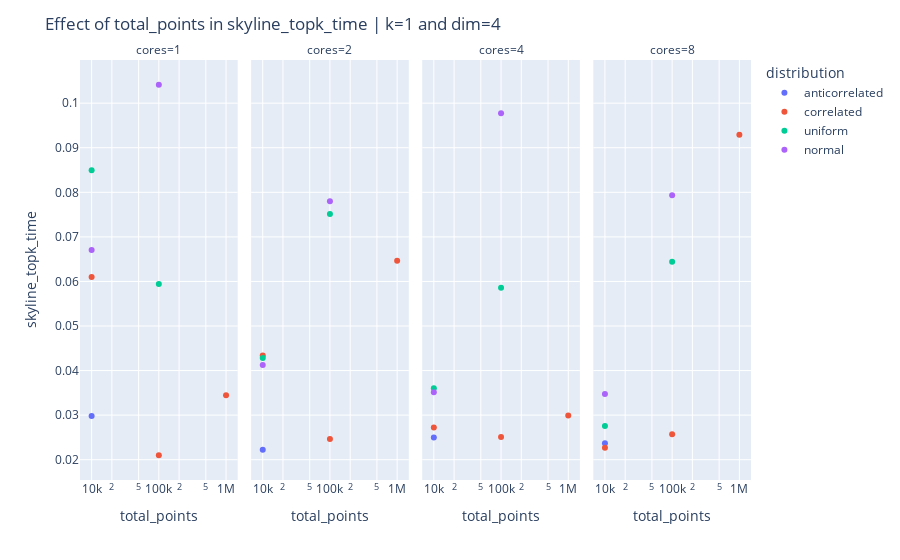

Here is the notebook cell this chart was saved with:
### Markdown cell above
### Total points effect

### Code cell
# Scatter plots

# FIX: k effect, dim
# Study: total_points


experiment_times_subset = experiment_times[(experiment_times["dim"]==10) &
                                           (experiment_times["k"]==1)]

print(f"Select {len(experiment_times_subset)} experiments")

fig = px.scatter(experiment_times_subset,
                 x="total_points",
                 y=feature_time,
                 log_x=True,
                 color="distribution",
                 facet_col="cores")

fig.update_layout(
    title=f"Effect of total_points in {feature_time} | k=1 and dim=4",
)
    
fig.show()

### Figure 1 — Plotly figure (JSON) as saved in the notebook; plotly's stock layout.template omitted (floating-point values rounded to 4 significant figures)
{"data": [{"hovertemplate": "distribution=anticorrelated<br>cores=1<br>total_points=%{x}<br>skyline_topk_time=%{y}<extra></extra>", "legendgroup": "anticorrelated", "marker": {"color": "#636efa", "symbol": "circle"}, "mode": "markers", "name": "anticorrelated", "orientation": "v", "showlegend": true, "type": "scatter", "x": [10000], "xaxis": "x", "y": [0.02982], "yaxis": "y"}, {"hovertemplate": "distribution=anticorrelated<br>cores=2<br>total_points=%{x}<br>skyline_topk_time=%{y}<extra></extra>", "legendgroup": "anticorrelated", "marker": {"color": "#636efa", "symbol": "circle"}, "mode": "markers", "name": "anticorrelated", "orientation": "v", "showlegend": false, "type": "scatter", "x": [10000], "xaxis": "x2", "y": [0.02226], "yaxis": "y2"}, {"hovertemplate": "distribution=anticorrelated<br>cores=4<br>total_points=%{x}<br>skyline_topk_time=%{y}<extra></extra>", "legendgroup": "anticorrelated", "marker": {"color": "#636efa", "symbol": "circle"}, "mode": "markers", "name": "anticorrelated", "orientation": "v", "showlegend": false, "type": "scatter", "x": [10000], "xaxis": "x3", "y": [0.02499], "yaxis": "y3"}, {"hovertemplate": "distribution=anticorrelated<br>cores=8<br>total_points=%{x}<br>skyline_topk_time=%{y}<extra></extra>", "legendgroup": "anticorrelated", "marker": {"color": "#636efa", "symbol": "circle"}, "mode": "markers", "name": "anticorrelated", "orientation": "v", "showlegend": false, "type": "scatter", "x": [10000], "xaxis": "x4", "y": [0.0237], "yaxis": "y4"}, {"hovertemplate": "distribution=correlated<br>cores=1<br>total_points=%{x}<br>skyline_topk_time=%{y}<extra></extra>", "legendgroup": "correlated", "marker": {"color": "#EF553B", "symbol": "circle"}, "mode": "markers", "name": "correlated", "orientation": "v", "showlegend": true, "type": "scatter", "x": [1000000, 100000, 10000], "xaxis": "x", "y": [0.03445, 0.021, 0.06099], "yaxis": "y"}, {"hovertemplate": "distribution=correlated<br>cores=2<br>total_points=%{x}<br>skyline_topk_time=%{y}<extra></extra>", "legendgroup": "correlated", "marker": {"color": "#EF553B", "symbol": "circle"}, "mode": "markers", "name": "correlated", "orientation": "v", "showlegend": false, "type": "scatter", "x": [1000000, 100000, 10000], "xaxis": "x2", "y": [0.06462, 0.02465, 0.04341], "yaxis": "y2"}, {"hovertemplate": "distribution=correlated<br>cores=4<br>total_points=%{x}<br>skyline_topk_time=%{y}<extra></extra>", "legendgroup": "correlated", "marker": {"color": "#EF553B", "symbol": "circle"}, "mode": "markers", "name": "correlated", "orientation": "v", "showlegend": false, "type": "scatter", "x": [1000000, 100000, 10000], "xaxis": "x3", "y": [0.02993, 0.02508, 0.02722], "yaxis": "y3"}, {"hovertemplate": "distribution=correlated<br>cores=8<br>total_points=%{x}<br>skyline_topk_time=%{y}<extra></extra>", "legendgroup": "correlated", "marker": {"color": "#EF553B", "symbol": "circle"}, "mode": "markers", "name": "correlated", "orientation": "v", "showlegend": false, "type": "scatter", "x": [1000000, 100000, 10000], "xaxis": "x4", "y": [0.09289, 0.02572, 0.02268], "yaxis": "y4"}, {"hovertemplate": "distribution=uniform<br>cores=1<br>total_points=%{x}<br>skyline_topk_time=%{y}<extra></extra>", "legendgroup": "uniform", "marker": {"color": "#00cc96", "symbol": "circle"}, "mode": "markers", "name": "uniform", "orientation": "v", "showlegend": true, "type": "scatter", "x": [100000, 10000], "xaxis": "x", "y": [0.05942, 0.08494], "yaxis": "y"}, {"hovertemplate": "distribution=uniform<br>cores=2<br>total_points=%{x}<br>skyline_topk_time=%{y}<extra></extra>", "legendgroup": "uniform", "marker": {"color": "#00cc96", "symbol": "circle"}, "mode": "markers", "name": "uniform", "orientation": "v", "showlegend": false, "type": "scatter", "x": [100000, 10000], "xaxis": "x2", "y": [0.07511, 0.04281], "yaxis": "y2"}, {"hovertemplate": "distribution=uniform<br>cores=4<br>total_points=%{x}<br>skyline_topk_time=%{y}<extra></extra>", "legendgroup": "uniform", "marker": {"color": "#00cc96", "symbol": "circle"}, "mode": "markers", "name": "uniform", "orientation": "v", "showlegend": false, "type": "scatter", "x": [100000, 10000], "xaxis": "x3", "y": [0.05857, 0.03601], "yaxis": "y3"}, {"hovertemplate": "distribution=uniform<br>cores=8<br>total_points=%{x}<br>skyline_topk_time=%{y}<extra></extra>", "legendgroup": "uniform", "marker": {"color": "#00cc96", "symbol": "circle"}, "mode": "markers", "name": "uniform", "orientation": "v", "showlegend": false, "type": "scatter", "x": [100000, 10000], "xaxis": "x4", "y": [0.06439, 0.02758], "yaxis": "y4"}, {"hovertemplate": "distribution=normal<br>cores=1<br>total_points=%{x}<br>skyline_topk_time=%{y}<extra></extra>", "legendgroup": "normal", "marker": {"color": "#ab63fa", "symbol": "circle"}, "mode": "markers", "name": "normal", "orientation": "v", "showlegend": true, "type": "scatter", "x": [10000, 100000], "xaxis": "x", "y": [0.06706, 0.1041], "yaxis": "y"}, {"hovertemplate": "distribution=normal<br>cores=2<br>total_points=%{x}<br>skyline_topk_time=%{y}<extra></extra>", "legendgroup": "normal", "marker": {"color": "#ab63fa", "symbol": "circle"}, "mode": "markers", "name": "normal", "orientation": "v", "showlegend": false, "type": "scatter", "x": [10000, 100000], "xaxis": "x2", "y": [0.04127, 0.07797], "yaxis": "y2"}, {"hovertemplate": "distribution=normal<br>cores=4<br>total_points=%{x}<br>skyline_topk_time=%{y}<extra></extra>", "legendgroup": "normal", "marker": {"color": "#ab63fa", "symbol": "circle"}, "mode": "markers", "name": "normal", "orientation": "v", "showlegend": false, "type": "scatter", "x": [10000, 100000], "xaxis": "x3", "y": [0.03511, 0.09772], "yaxis": "y3"}, {"hovertemplate": "distribution=normal<br>cores=8<br>total_points=%{x}<br>skyline_topk_time=%{y}<extra></extra>", "legendgroup": "normal", "marker": {"color": "#ab63fa", "symbol": "circle"}, "mode": "markers", "name": "normal", "orientation": "v", "showlegend": false, "type": "scatter", "x": [10000, 100000], "xaxis": "x4", "y": [0.03474, 0.07932], "yaxis": "y4"}], "layout": {"annotations": [{"font": {}, "showarrow": false, "text": "cores=1", "x": 0.1175, "xanchor": "center", "xref": "paper", "y": 1, "yanchor": "bottom", "yref": "paper"}, {"font": {}, "showarrow": false, "text": "cores=2", "x": 0.3725, "xanchor": "center", "xref": "paper", "y": 1, "yanchor": "bottom", "yref": "paper"}, {"font": {}, "showarrow": false, "text": "cores=4", "x": 0.6275, "xanchor": "center", "xref": "paper", "y": 1, "yanchor": "bottom", "yref": "paper"}, {"font": {}, "showarrow": false, "text": "cores=8", "x": 0.8825, "xanchor": "center", "xref": "paper", "y": 1, "yanchor": "bottom", "yref": "paper"}], "legend": {"title": {"text": "distribution"}, "tracegroupgap": 0}, "margin": {"t": 60}, "title": {"text": "Effect of total_points in skyline_topk_time | k=1 and dim=4"}, "xaxis": {"anchor": "y", "domain": [0, 0.235], "title": {"text": "total_points"}, "type": "log"}, "xaxis2": {"anchor": "y2", "domain": [0.255, 0.49], "matches": "x", "title": {"text": "total_points"}, "type": "log"}, "xaxis3": {"anchor": "y3", "domain": [0.51, 0.745], "matches": "x", "title": {"text": "total_points"}, "type": "log"}, "xaxis4": {"anchor": "y4", "domain": [0.765, 1.0], "matches": "x", "title": {"text": "total_points"}, "type": "log"}, "yaxis": {"anchor": "x", "domain": [0, 1], "title": {"text": "skyline_topk_time"}}, "yaxis2": {"anchor": "x2", "domain": [0, 1], "matches": "y", "showticklabels": false}, "yaxis3": {"anchor": "x3", "domain": [0, 1], "matches": "y", "showticklabels": false}, "yaxis4": {"anchor": "x4", "domain": [0, 1], "matches": "y", "showticklabels": false}}}
